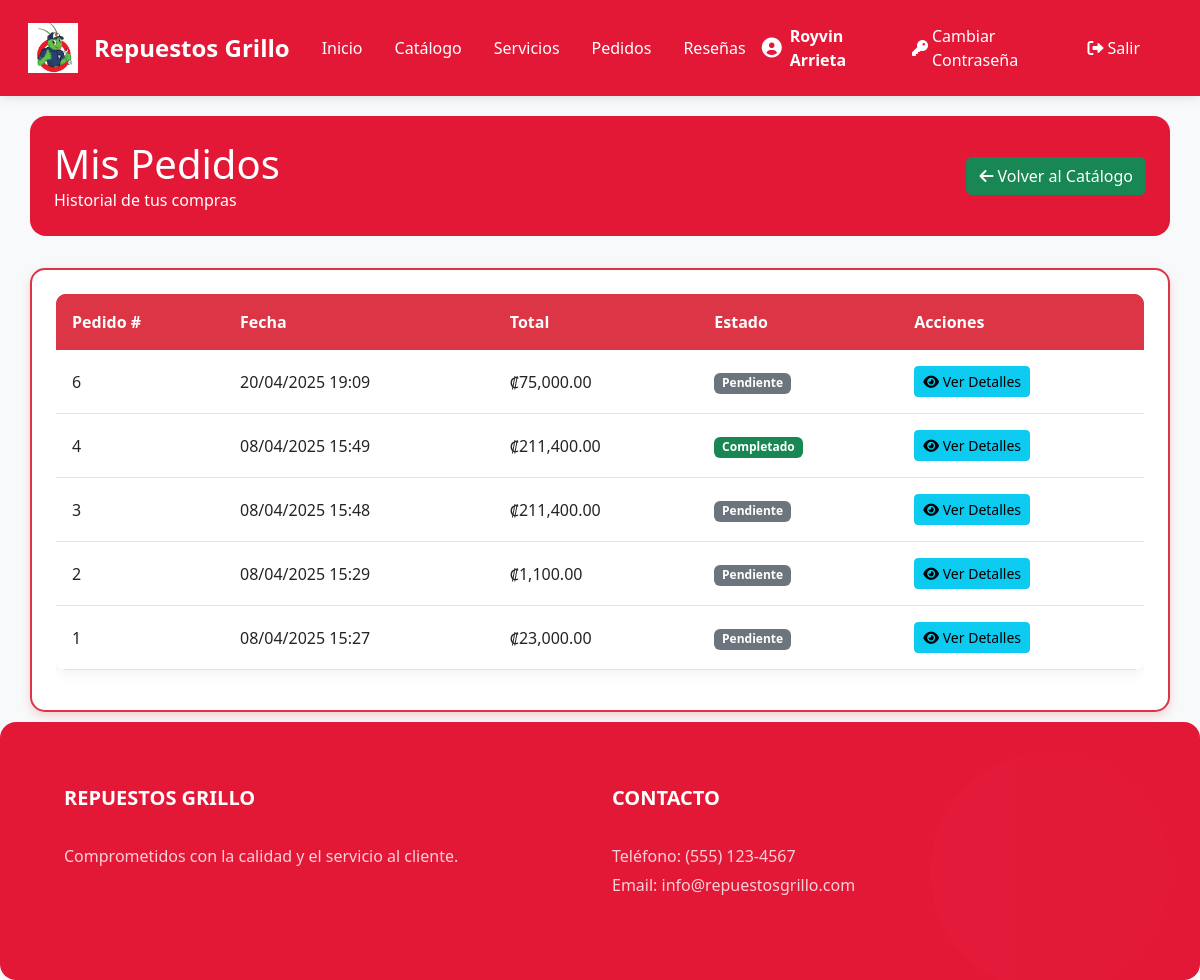
Page /View/Pedidos/ListaPedidos.php (signed in) on the committed database.
### tables this page shows
CREATE TABLE `tbl_pedidos` (
  `IdPedido` int(11) NOT NULL AUTO_INCREMENT,
  `IdUsuario` bigint(20) NOT NULL,
  `FechaPedido` datetime NOT NULL DEFAULT current_timestamp(),
  `EstadoPedido` varchar(20) NOT NULL DEFAULT 'Pendiente',
  `TotalPedido` decimal(10,2) NOT NULL,
  PRIMARY KEY (`IdPedido`),
  KEY `IdUsuario` (`IdUsuario`),
  CONSTRAINT `tbl_pedidos_ibfk_1` FOREIGN KEY (`IdUsuario`) REFERENCES `usuario` (`Id`)
);

### Model/PedidosModel.php (called while the page is built, shortened)
<?php
function ConsultarPedidosPorUsuario($idUsuario) {
    try {
        $context = AbrirBaseDatos();
        $sentencia = "CALL SP_ConsultarPedidosPorUsuario($idUsuario)";
        $resultado = $context->query($sentencia);
        return $resultado;
    } catch (Exception $error) {
        return null;
    }
}
?>

### Controller/PedidosController.php (called while the page is built, shortened)
<?php
include_once $_SERVER["DOCUMENT_ROOT"] . "/ProyectoAmbienteWeb/Model/PedidosModel.php";
function ObtenerPedidosUsuario($idUsuario) {
    return ConsultarPedidosPorUsuario($idUsuario);
}
?>

### View/Pedidos/ListaPedidos.php (the view, shortened to what this page needs)
<?php
    include_once $_SERVER["DOCUMENT_ROOT"] . "/ProyectoAmbienteWeb/Controller/PedidosController.php";
    include_once $_SERVER["DOCUMENT_ROOT"] . "/ProyectoAmbienteWeb/View/layoutInterno.php";
    $idUsuario = $_SESSION['IdUsuario'];
    $pedidos = ObtenerPedidosUsuario($idUsuario);
?>
<!DOCTYPE html>
<html lang="es">
<body>
    <div class="container content">
        <div class="admin-header">
            <div class="row align-items-center">
                <div class="col-md-8">
                    <h1 class="mb-0">Mis Pedidos</h1>
                    <p class="mb-0">Historial de tus compras</p>
                </div>
                <div class="col-md-4 text-end">
                    <a href="/ProyectoAmbienteWeb/View/Productos/Catalogo.php" class="btn btn-success">
                        <i class="fas fa-arrow-left"></i> Volver al Catálogo
                    </a>
                </div>
            </div>
        </div>
        <div class="card card-custom">
            <div class="card-body">
                <?php if ($pedidos && $pedidos->num_rows > 0): ?>
                    <div class="table-responsive">
                        <table class="table table-custom table-hover">
                            <thead class="table-dark">
                                <tr>
                                    <th>Pedido #</th>
                                    <th>Fecha</th>
                                    <th>Total</th>
                                    <th>Estado</th>
                                    <th>Acciones</th>
                                </tr>
                            </thead>
                            <tbody>
                                <?php while ($pedido = $pedidos->fetch_assoc()): ?>
                                    <tr>
                                        <td><?php echo $pedido['IdPedido']; ?></td>
                                        <td><?php echo date('d/m/Y H:i', strtotime($pedido['FechaPedido'])); ?></td>
                                        <td>₡<?php echo number_format($pedido['TotalPedido'], 2); ?></td>
                                        <td>
                                            <?php if ($pedido['EstadoPedido'] == 'Completado'): ?>
                                                <span class="badge bg-success">Completado</span>
                                            <?php elseif ($pedido['EstadoPedido'] == 'Procesando'): ?>
                                                <span class="badge bg-warning">Procesando</span>
                                            <?php else: ?>
                                                <span class="badge bg-secondary"><?php echo $pedido['EstadoPedido']; ?></span>
                                            <?php endif; ?>
                                        </td>
                                        <td>
                                            <a href="/ProyectoAmbienteWeb/View/Pedidos/ConfirmacionPedido.php?id=<?php echo $pedido['IdPedido']; ?>" class="btn btn-sm btn-info">
                                                <i class="fas fa-eye"></i> Ver Detalles
                                            </a>
                                        </td>
                                    </tr>
                                <?php endwhile; ?>
                            </tbody>
                        </table>
                    </div>
                <?php endif; ?>
            </div>
        </div>
    </div>
</body>
</html>

### View/Styles/estilos.css (style rules this page uses)
:root { --primary-color: #e31837; --secondary-color: #1a1a1a; --accent-color: #f8d7da; --text-light: #ffffff; --text-dark: #333333; --gray-light: #f8f9fa; --transition: all 0.3s ease; }
* { margin: 0; padding: 0; box-sizing: border-box; }
body { display: flex; flex-direction: column; min-height: 100vh; background-color: var(--gray-light); font-family: 'Segoe UI', Tahoma, Geneva, Verdana, sans-serif; }
.content { flex: 1 0 auto; padding: 3rem 0; }
.card-custom { border-radius: 1rem; box-shadow: 0 4px 15px rgba(0,0,0,0.05); transition: var(--transition); border: none; overflow: hidden; }
.card-custom .card-body { padding: 1.5rem; }
.card-custom { animation: fadeIn 0.5s ease-out; }

### View/Styles/productos.css (style rules this page uses)
.admin-header { background: var(--primary-color); color: var(--text-light); padding: 1.5rem; border-radius: 1rem; margin-bottom: 2rem; }
.table-custom { background: white; border-radius: 1rem; overflow: hidden; box-shadow: 0 4px 15px rgba(0, 0, 0, 0.05); }
.table-custom thead { background: var(--primary-color); color: var(--text-light); }
.table-custom th { padding: 1rem; font-weight: 500; }
.table-custom td { vertical-align: middle; padding: 1rem; }

### View/Styles/servicios.css (style rules this page uses)
.container.content { padding-top: 20px; padding-bottom: 10px; }
.row:last-child { margin-bottom: 0; }

### View/Styles/catalogo.css (style rules this page uses)
.card-body { min-height: 120px; }

### View/Styles/carrito.css (style rules this page uses)
.card-custom { border: 2px solid #dc3545; border-radius: 15px; box-shadow: 0 4px 10px rgba(220, 53, 69, 0.2); }
.table-custom { border-radius: 10px; overflow: hidden; }
.table-custom thead th { background-color: #dc3545; color: white !important; font-weight: bold; border: none; }
.table-custom tbody td { color: #212529; vertical-align: middle; }

### rows in the picture
tbl_pedidos: IdPedido "6", FechaPedido "20/04/2025 19:09", TotalPedido "75,000.00", EstadoPedido "Pendiente"
tbl_pedidos: IdPedido "4", FechaPedido "08/04/2025 15:49", TotalPedido "211,400.00", EstadoPedido "Completado"
tbl_pedidos: IdPedido "3", FechaPedido "08/04/2025 15:48", TotalPedido "211,400.00", EstadoPedido "Pendiente"
tbl_pedidos: IdPedido "2", FechaPedido "08/04/2025 15:29", TotalPedido "1,100.00", EstadoPedido "Pendiente"
tbl_pedidos: IdPedido "1", FechaPedido "08/04/2025 15:27", TotalPedido "23,000.00", EstadoPedido "Pendiente"

### other values in the picture
$nombre "Royvin Arrieta"
